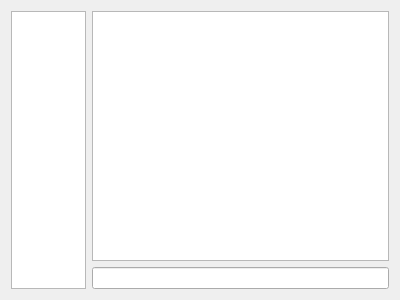
<?xml version="1.0" encoding="UTF-8"?>
<ui version="4.0">
 <class>ChatWindow</class>
 <widget class="QMainWindow" name="ChatWindow">
  <property name="geometry">
   <rect>
    <x>0</x>
    <y>0</y>
    <width>400</width>
    <height>300</height>
   </rect>
  </property>
  <property name="windowTitle">
   <string>MainWindow</string>
  </property>
  <widget class="QWidget" name="centralWidget">
   <layout class="QHBoxLayout" name="horizontalLayout">
    <item>
     <widget class="QListWidget" name="listWidget">
      <property name="maximumSize">
       <size>
        <width>75</width>
        <height>16777215</height>
       </size>
      </property>
     </widget>
    </item>
    <item>
     <layout class="QVBoxLayout" name="verticalLayout_2">
      <item>
       <widget class="QTextEdit" name="textEdit"/>
      </item>
      <item>
       <widget class="QLineEdit" name="lineEdit"/>
      </item>
     </layout>
    </item>
   </layout>
  </widget>
 </widget>
 <layoutdefault spacing="6" margin="11"/>
 <resources/>
 <connections/>
</ui>
